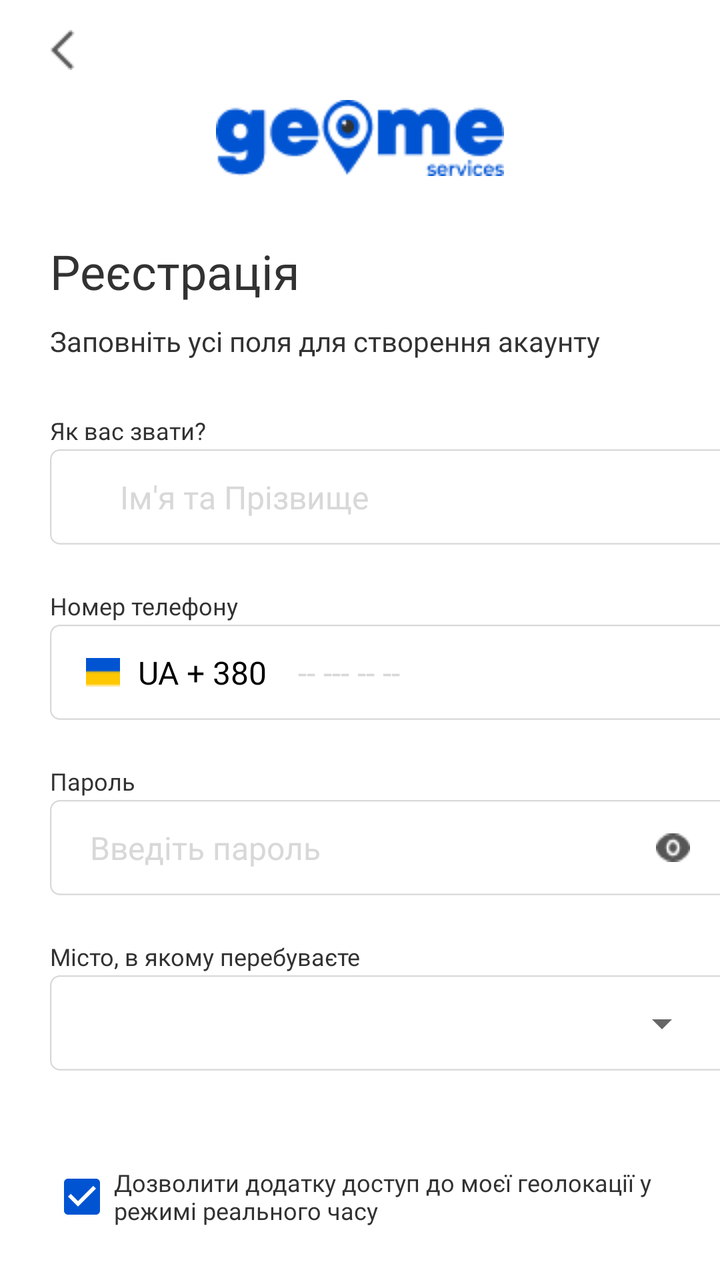
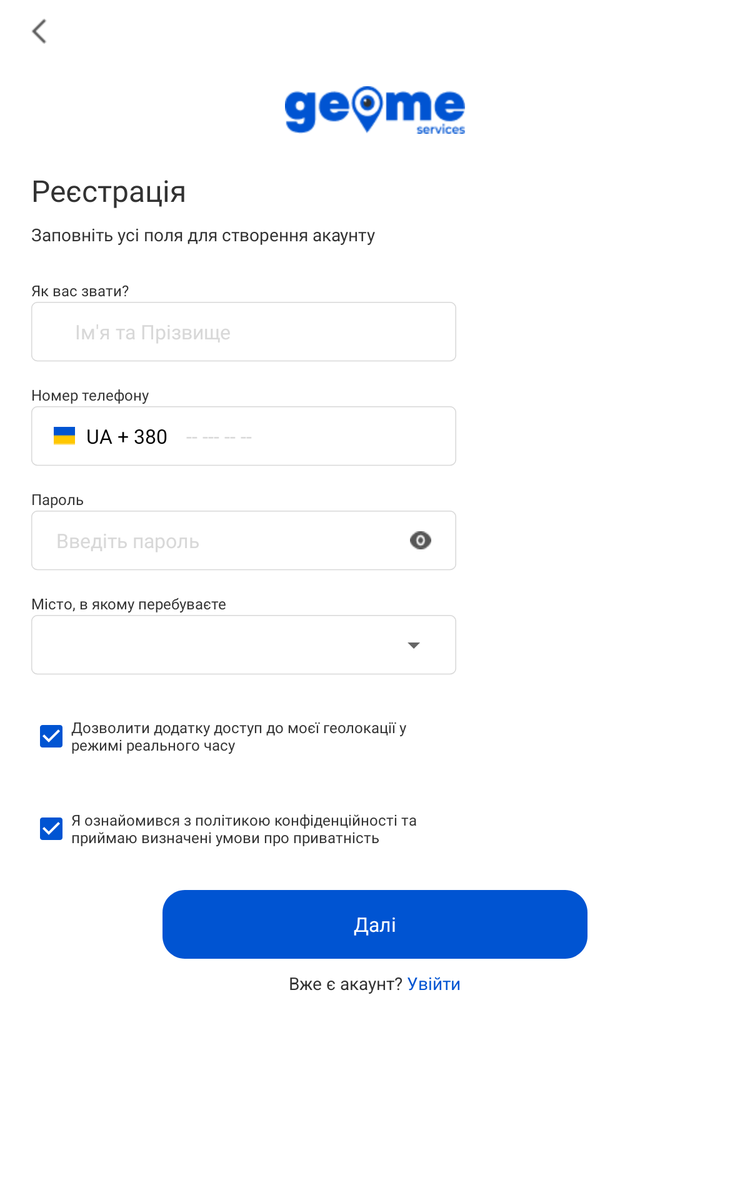

An Android layout and its configuration variant, each rendered on a device that would load it. The default file and the variant file are quoted in full after the pictures.
<!-- AndroidManifest.xml: application theme Theme.Geome -->
<!-- res/layout/activity_sign_up.xml -->
<?xml version="1.0" encoding="utf-8"?>
<LinearLayout xmlns:android="http://schemas.android.com/apk/res/android"
    xmlns:app="http://schemas.android.com/apk/res-auto"
    xmlns:tools="http://schemas.android.com/tools"
    android:layout_width="match_parent"
    android:layout_height="match_parent"
    android:orientation="vertical"
    tools:context=".SignUpActivity">

    <ImageView
        android:id="@+id/buttonBack"
        android:layout_width="wrap_content"
        android:layout_height="wrap_content"
        app:srcCompat="@drawable/next"
        android:layout_marginBottom="15dp"
        android:layout_gravity="start"
        android:layout_marginTop="15dp"
        android:layout_marginLeft="25dp"
        />

    <ImageView
        android:id="@+id/imageView"
        android:layout_width="wrap_content"
        android:layout_height="wrap_content"
        app:srcCompat="@drawable/logo"
        android:layout_marginBottom="22dp"
        android:layout_gravity="center"
        />

    <TextView
        android:id="@+id/textView"
        android:layout_width="340dp"
        android:layout_height="51dp"
        android:text="Реєстрація"
        android:fontFamily="@font/montserrat_bold"
        android:textColor="#323232"
        android:textSize="24dp"
        android:gravity="center_vertical"
        android:layout_marginLeft="25dp"/>

    <TextView
        android:id="@+id/textView2"
        android:layout_width="340dp"
        android:layout_height="46dp"
        android:fontFamily="@font/montserrat_regular"
        android:text="Заповніть усі поля для створення акаунту"
        style="@style/textView2"
        android:layout_marginLeft="25dp"
        />

    
    <LinearLayout
        xmlns:android="http://schemas.android.com/apk/res/android"
        android:layout_width="340.01dp"
        android:layout_height="wrap_content"
        android:layout_alignParentLeft="true"
        android:layout_marginLeft="25dp"
        android:layout_alignParentTop="true"
        android:orientation="vertical"
        android:layout_marginBottom="22dp">

        <TextView
            android:id="@+id/textView3"
            android:layout_width="340dp"
            android:layout_height="16.7dp"
            android:layout_alignParentLeft="true"
            android:layout_alignParentRight="true"
            android:layout_alignParentTop="true"
            android:layout_alignParentBottom="true"
            android:text="Як вас звати?"
            android:gravity="center_vertical"
            android:layout_marginBottom="1dp"
            style="@style/textViewTitle"
            />

        <FrameLayout
            android:layout_width="match_parent"
            android:layout_height="48dp">

            
            <ImageView
                android:layout_width="match_parent"
                android:layout_height="match_parent"
                android:background="@drawable/rectangle_1" />

            
            <EditText
                android:id="@+id/nameEditText"
                android:layout_width="310dp"
                android:layout_height="48dp"
                android:hint="Ім'я та Прізвище"
                android:textColorHint="#D8D8D8"
                android:textColor="#D8D8D8"
                android:layout_gravity="center"
                android:background="@null"
                android:layout_marginStart="20dp"
                style="@style/input"/>

        </FrameLayout>
    </LinearLayout>

    
    <LinearLayout
        xmlns:android="http://schemas.android.com/apk/res/android"
        android:layout_width="340dp"
        android:layout_height="wrap_content"
        android:layout_alignParentLeft="true"
        android:layout_marginLeft="25dp"
        android:layout_alignParentTop="true"
        android:orientation="vertical"
        android:layout_marginBottom="22dp">

        <TextView
            android:id="@+id/textView4"
            android:layout_width="340dp"
            android:layout_height="16.7dp"
            android:layout_alignParentLeft="true"
            android:layout_alignParentRight="true"
            android:layout_alignParentTop="true"
            android:layout_alignParentBottom="true"
            android:text="Номер телефону"
            android:gravity="center_vertical"
            android:layout_marginBottom="1dp"
            style="@style/textViewTitle"
            />

        <FrameLayout
            android:layout_width="match_parent"
            android:layout_height="match_parent">

            
            <ImageView
                android:layout_width="match_parent"
                android:layout_height="match_parent"
                android:background="@drawable/rectangle_1" />

            
            <LinearLayout
                android:layout_width="wrap_content"
                android:layout_height="wrap_content"
                android:layout_gravity="start|center_vertical"
                android:orientation="horizontal"
                android:layout_marginStart="18dp">

                <ImageView
                    android:id="@+id/group_36691"
                    android:layout_width="17dp"
                    android:layout_height="14.32dp"
                    android:background="@drawable/flag" />

            </LinearLayout>

            

            <TextView
                android:layout_width="wrap_content"
                android:layout_height="wrap_content"
                android:text="UA + 380"
                android:layout_marginStart="44dp"
                android:layout_gravity="center_vertical"
                style="@style/input"
                android:textColor="#000000"
                />

            <EditText
                android:id="@+id/phoneEditText"
                android:layout_width="220dp"
                android:layout_height="48dp"
                android:hint=" -- --- -- --"
                android:maxLength="9"
                android:inputType="number"
                android:textColorHint="#D8D8D8"
                android:textColor="#D8D8D8"
                android:background="@null"
                android:layout_gravity="center_vertical"
                android:layout_marginStart="120dp"
                style="@style/input"/>

        </FrameLayout>
    </LinearLayout>

    
    <LinearLayout
        xmlns:android="http://schemas.android.com/apk/res/android"
        android:layout_width="340dp"
        android:layout_height="wrap_content"
        android:layout_alignParentLeft="true"
        android:layout_marginLeft="25dp"
        android:layout_alignParentTop="true"
        android:orientation="vertical"
        android:layout_marginBottom="22dp">

        <TextView
            android:id="@+id/textView5"
            android:layout_width="340dp"
            android:layout_height="16.7dp"
            android:layout_alignParentLeft="true"
            android:layout_alignParentRight="true"
            android:layout_alignParentTop="true"
            android:layout_alignParentBottom="true"
            android:text="Пароль"
            android:gravity="center_vertical"
            android:layout_marginBottom="1dp"
            style="@style/textViewTitle"
            />

        <FrameLayout
            android:layout_width="match_parent"
            android:layout_height="match_parent">

            
            <ImageView
                android:layout_width="match_parent"
                android:layout_height="match_parent"
                android:background="@drawable/rectangle_1" />

            
            <EditText
                android:id="@+id/passwordEditText"
                android:layout_width="310dp"
                android:layout_height="48dp"
                android:hint="Введіть пароль"
                android:textColorHint="#D8D8D8"
                android:textColor="#D8D8D8"
                android:background="@null"
                android:layout_gravity="center_vertical"
                android:inputType="textPassword"
                android:password="true"
                android:layout_marginStart="20dp"
                style="@style/input"/>

            
            <LinearLayout
                android:layout_width="wrap_content"
                android:layout_height="wrap_content"
                android:layout_gravity="end|center_vertical"
                android:orientation="horizontal"
                android:layout_marginEnd="20dp">

                <ImageView
                    android:id="@+id/password_see"
                    android:layout_width="17dp"
                    android:layout_height="14.32dp"
                    android:background="@drawable/eye" />

            </LinearLayout>
        </FrameLayout>
    </LinearLayout>

    
    <LinearLayout
        xmlns:android="http://schemas.android.com/apk/res/android"
        android:layout_width="340dp"
        android:layout_height="wrap_content"
        android:layout_alignParentLeft="true"
        android:layout_marginLeft="25dp"
        android:layout_alignParentTop="true"
        android:orientation="vertical"
        android:layout_marginBottom="38.5dp">

        <TextView
            android:id="@+id/textView6"
            android:layout_width="340dp"
            android:layout_height="16.7dp"
            android:layout_alignParentLeft="true"
            android:layout_alignParentRight="true"
            android:layout_alignParentTop="true"
            android:layout_alignParentBottom="true"
            android:text="Місто, в якому перебуваєте"
            android:gravity="center_vertical"
            android:layout_marginBottom="1dp"
            style="@style/textViewTitle"
            />

        <FrameLayout
            android:layout_width="match_parent"
            android:layout_height="match_parent">

            
            <ImageView
                android:layout_width="match_parent"
                android:layout_height="match_parent"
                android:background="@drawable/rectangle_1" />

            
            <Spinner
                android:id="@+id/spinnerCity"
                android:layout_width="310dp"
                android:layout_height="48dp"
                android:layout_gravity="center_vertical"
                android:layout_marginStart="20dp"
                style="@style/SpinnerStyle"/>

        </FrameLayout>
    </LinearLayout>

    <CheckBox
        android:id="@+id/checkboxLocation"
        android:layout_width="340dp"
        android:layout_height="wrap_content"
        android:text="Дозволити додатку доступ до моєї геолокації у режимі реального часу"
        style="@style/textViewCheckbox"
        android:checked="true"
        android:buttonTint="#0054D2"
        android:layout_marginLeft="25dp"/>

    <CheckBox
        android:id="@+id/checkboxPrivatePolicy"
        android:layout_width="340dp"
        android:layout_height="wrap_content"
        android:text="Я ознайомився з політикою конфіденційності та приймаю визначені умови про приватність"
        style="@style/textViewCheckbox"
        android:checked="true"
        android:buttonTint="#0054D2"
        android:layout_marginLeft="25dp"
        android:layout_marginBottom="25dp"/>

    <FrameLayout
        android:layout_width="340dp"
        android:layout_height="55dp"
        android:layout_gravity="center"
        android:layout_marginBottom="10dp"
        >

        <ImageView
            android:layout_width="match_parent"
            android:layout_height="match_parent"
            android:background="@drawable/rectangle_2" />

        <TextView
            android:id="@+id/buttonNext"
            android:layout_width="340dp"
            android:layout_height="55dp"
            android:layout_alignParentLeft="true"
            android:layout_alignParentRight="true"
            android:layout_alignParentTop="true"
            android:layout_alignParentBottom="true"
            android:text="Далі"
            android:textAppearance="@style/button"
            android:gravity="center_horizontal|center_vertical"
            />
    </FrameLayout>

    <LinearLayout
        android:layout_width="wrap_content"
        android:layout_height="29dp"
        android:layout_gravity="center">

        <TextView
            android:id="@+id/textView8"
            android:layout_width="wrap_content"
            android:layout_height="wrap_content"
            android:text="Вже є акаунт?"
            style="@style/textView8"
            />

        <TextView
            android:id="@+id/buttonLogIn"
            android:layout_width="wrap_content"
            android:layout_height="wrap_content"
            android:text=" Увійти"
            style="@style/textViewLogIn"
            />
    </LinearLayout>

</LinearLayout>
<!-- resources referenced by this layout -->
<resources>
  <!-- drawable rectangle_1 (drawable) -->
  <vector
      xmlns:android="http://schemas.android.com/apk/res/android"
      xmlns:aapt="http://schemas.android.com/aapt"
      android:width="340.01dp"
      android:height="48dp"
      android:viewportWidth="340.01"
      android:viewportHeight="48"
      >
      <group>
          <clip-path
              android:pathData="M5 0H335.006C337.767 0 340.006 2.23858 340.006 5V42.5967C340.006 45.3582 337.767 47.5967 335.006 47.5967H5C2.23858 47.5967 0 45.3582 0 42.5967V5C0 2.23858 2.23858 0 5 0Z"/>
          <path
              android:pathData="M5 0H335.006C337.767 0 340.006 2.23858 340.006 5V42.5967C340.006 45.3582 337.767 47.5967 335.006 47.5967H5C2.23858 47.5967 0 45.3582 0 42.5967V5C0 2.23858 2.23858 0 5 0Z"
              android:strokeWidth="1.5"
              android:strokeColor="#D8D8D8"/>
      </group>
  </vector>
  <!-- drawable rectangle_2 (drawable) -->
  <vector
      xmlns:android="http://schemas.android.com/apk/res/android"
      xmlns:aapt="http://schemas.android.com/aapt"
      android:width="340dp"
      android:height="55dp"
      android:viewportWidth="340"
      android:viewportHeight="55"
      >
      <group>
          <clip-path
              android:pathData="M18 0H322C331.941 0 340 8.05887 340 18V37C340 46.9411 331.941 55 322 55H18C8.05887 55 0 46.9411 0 37V18C0 8.05887 8.05887 0 18 0Z"
              />
          <path
              android:pathData="M0 0V55H340V0"
              android:fillColor="#0054D2"
              />
      </group>
  </vector>
  <style name="SpinnerStyle" parent="Widget.AppCompat.Spinner">
          <item name="android:layout_gravity">start</item>
          <item name="android:textSize">16sp</item>
          <item name="android:textColor">#D8D8D8</item>
          <item name="android:fontFamily">@font/montserrat_regular</item>
      </style>
  <style name="button">
          <item name="android:textSize">16sp</item>
          <item name="android:textColor">#FFFFFF</item>
      </style>
  <style name="input">
          <item name="android:textSize">16sp</item>
          <item name="android:textColor">#D8D8D8</item>
          <item name="android:fontFamily">@font/montserrat_regular</item>
      </style>
  <style name="textView2">
          <item name="android:textSize">14sp</item>
          <item name="android:textColor">#323232</item>
          <item name="android:fontFamily">@font/montserrat_regular</item>
      </style>
  <style name="textView8">
          <item name="android:textSize">14sp</item>
          <item name="android:textColor">#323232</item>
      </style>
  <style name="textViewCheckbox">
          <item name="android:textSize">12sp</item>
          <item name="android:textColor">#323232</item>
          <item name="android:fontFamily">@font/montserrat_regular</item>
      </style>
  <style name="textViewLogIn">
          <item name="android:textSize">14sp</item>
          <item name="android:textColor">#0054D2</item>
          <item name="android:fontFamily">@font/montserrat_bold</item>
      </style>
  <style name="textViewTitle">
          <item name="android:textSize">12sp</item>
          <item name="android:textColor">#323232</item>
          <item name="android:fontFamily">@font/montserrat_bold</item>
      </style>
  <style name="Theme.Geome" parent="Theme.MaterialComponents.DayNight.NoActionBar">
          
          <item name="colorPrimary">@color/purple_500</item>
          <item name="colorPrimaryVariant">@color/purple_700</item>
          <item name="colorOnPrimary">@color/white</item>
          
          <item name="colorSecondary">@color/teal_200</item>
          <item name="colorSecondaryVariant">@color/teal_700</item>
          <item name="colorOnSecondary">@color/black</item>
          
          <item name="android:statusBarColor">?attr/colorPrimaryVariant</item>
          
      </style>
  <color name="purple_500">#FF6200EE</color>
  <color name="purple_700">#FF3700B3</color>
  <color name="white">#FFFFFFFF</color>
  <color name="teal_200">#FF03DAC5</color>
  <color name="teal_700">#FF018786</color>
  <color name="black">#FF000000</color>
</resources>
<!-- res/layout-h750dp/activity_sign_up.xml (the repository's variant of the layout above) -->
<!-- drawn on a 7-inch tablet held upright -->
<?xml version="1.0" encoding="utf-8"?>
<androidx.constraintlayout.widget.ConstraintLayout xmlns:android="http://schemas.android.com/apk/res/android"
    xmlns:tools="http://schemas.android.com/tools"
    xmlns:app="http://schemas.android.com/apk/res-auto"
    android:layout_width="match_parent"
    android:layout_height="match_parent">

    <LinearLayout
        android:layout_width="match_parent"
        android:layout_height="wrap_content"
        android:layout_weight="1"
        android:orientation="vertical"
        app:layout_constraintEnd_toEndOf="parent"
        app:layout_constraintStart_toStartOf="parent"
        app:layout_constraintTop_toTopOf="parent">

        <ImageView
            android:id="@+id/buttonBack"
            android:layout_width="wrap_content"
            android:layout_height="wrap_content"
            android:layout_gravity="start"
            android:layout_marginLeft="25dp"
            android:layout_marginTop="15dp"
            android:layout_marginBottom="34dp"
            app:srcCompat="@drawable/next" />

        <ImageView
            android:id="@+id/imageView"
            android:layout_width="wrap_content"
            android:layout_height="wrap_content"
            android:layout_gravity="center"
            android:layout_marginBottom="20dp"
            app:srcCompat="@drawable/logo" />

        <TextView
            android:id="@+id/textView"
            android:layout_width="340dp"
            android:layout_height="51dp"
            android:layout_marginLeft="25dp"
            android:fontFamily="@font/montserrat_bold"
            android:gravity="center_vertical"
            android:text="Реєстрація"
            android:textColor="#323232"
            android:textSize="24dp" />

        <TextView
            android:id="@+id/textView2"
            style="@style/textView2"
            android:layout_width="340dp"
            android:layout_height="46dp"
            android:layout_marginLeft="25dp"
            android:fontFamily="@font/montserrat_regular"
            android:text="Заповніть усі поля для створення акаунту" />

        
        <LinearLayout xmlns:android="http://schemas.android.com/apk/res/android"
            android:layout_width="340.01dp"
            android:layout_height="wrap_content"
            android:layout_alignParentLeft="true"
            android:layout_alignParentTop="true"
            android:layout_marginLeft="25dp"
            android:layout_marginBottom="18dp"
            android:orientation="vertical">

            <TextView
                android:id="@+id/textView3"
                style="@style/textViewTitle"
                android:layout_width="340dp"
                android:layout_height="16.7dp"
                android:layout_alignParentLeft="true"
                android:layout_alignParentTop="true"
                android:layout_alignParentRight="true"
                android:layout_alignParentBottom="true"
                android:layout_marginBottom="1dp"
                android:gravity="center_vertical"
                android:text="Як вас звати?" />

            <FrameLayout
                android:layout_width="match_parent"
                android:layout_height="48dp">

                
                <ImageView
                    android:layout_width="match_parent"
                    android:layout_height="match_parent"
                    android:background="@drawable/rectangle_1" />

                
                <EditText
                    android:id="@+id/nameEditText"
                    style="@style/input"
                    android:layout_width="310dp"
                    android:layout_height="48dp"
                    android:layout_gravity="center"
                    android:layout_marginStart="20dp"
                    android:background="@null"
                    android:hint="Ім'я та Прізвище"
                    android:textColor="#D8D8D8"
                    android:textColorHint="#D8D8D8" />

            </FrameLayout>
        </LinearLayout>

        
        <LinearLayout xmlns:android="http://schemas.android.com/apk/res/android"
            android:layout_width="340dp"
            android:layout_height="wrap_content"
            android:layout_alignParentLeft="true"
            android:layout_alignParentTop="true"
            android:layout_marginLeft="25dp"
            android:layout_marginBottom="18dp"
            android:orientation="vertical">

            <TextView
                android:id="@+id/textView4"
                style="@style/textViewTitle"
                android:layout_width="340dp"
                android:layout_height="16.7dp"
                android:layout_alignParentLeft="true"
                android:layout_alignParentTop="true"
                android:layout_alignParentRight="true"
                android:layout_alignParentBottom="true"
                android:layout_marginBottom="1dp"
                android:gravity="center_vertical"
                android:text="Номер телефону" />

            <FrameLayout
                android:layout_width="match_parent"
                android:layout_height="match_parent">

                
                <ImageView
                    android:layout_width="match_parent"
                    android:layout_height="match_parent"
                    android:background="@drawable/rectangle_1" />

                
                <LinearLayout
                    android:layout_width="wrap_content"
                    android:layout_height="wrap_content"
                    android:layout_gravity="start|center_vertical"
                    android:layout_marginStart="18dp"
                    android:orientation="horizontal">

                    <ImageView
                        android:id="@+id/group_36691"
                        android:layout_width="17dp"
                        android:layout_height="14.32dp"
                        android:background="@drawable/flag" />

                </LinearLayout>

                

                <TextView
                    style="@style/input"
                    android:layout_width="wrap_content"
                    android:layout_height="wrap_content"
                    android:layout_gravity="center_vertical"
                    android:layout_marginStart="44dp"
                    android:text="UA + 380"
                    android:textColor="#000000" />

                <EditText
                    android:id="@+id/phoneEditText"
                    style="@style/input"
                    android:layout_width="220dp"
                    android:layout_height="48dp"
                    android:layout_gravity="center_vertical"
                    android:layout_marginStart="120dp"
                    android:background="@null"
                    android:hint=" -- --- -- --"
                    android:inputType="number"
                    android:maxLength="9"
                    android:textColor="#D8D8D8"
                    android:textColorHint="#D8D8D8" />

            </FrameLayout>
        </LinearLayout>

        
        <LinearLayout xmlns:android="http://schemas.android.com/apk/res/android"
            android:layout_width="340dp"
            android:layout_height="wrap_content"
            android:layout_alignParentLeft="true"
            android:layout_alignParentTop="true"
            android:layout_marginLeft="25dp"
            android:layout_marginBottom="18dp"
            android:orientation="vertical">

            <TextView
                android:id="@+id/textView5"
                style="@style/textViewTitle"
                android:layout_width="340dp"
                android:layout_height="16.7dp"
                android:layout_alignParentLeft="true"
                android:layout_alignParentTop="true"
                android:layout_alignParentRight="true"
                android:layout_alignParentBottom="true"
                android:layout_marginBottom="1dp"
                android:gravity="center_vertical"
                android:text="Пароль" />

            <FrameLayout
                android:layout_width="match_parent"
                android:layout_height="match_parent">

                
                <ImageView
                    android:layout_width="match_parent"
                    android:layout_height="match_parent"
                    android:background="@drawable/rectangle_1" />

                
                <EditText
                    android:id="@+id/passwordEditText"
                    style="@style/input"
                    android:layout_width="310dp"
                    android:layout_height="48dp"
                    android:layout_gravity="center_vertical"
                    android:layout_marginStart="20dp"
                    android:background="@null"
                    android:hint="Введіть пароль"
                    android:inputType="textPassword"
                    android:password="true"
                    android:textColor="#D8D8D8"
                    android:textColorHint="#D8D8D8" />

                
                <LinearLayout
                    android:layout_width="wrap_content"
                    android:layout_height="wrap_content"
                    android:layout_gravity="end|center_vertical"
                    android:layout_marginEnd="20dp"
                    android:orientation="horizontal">

                    <ImageView
                        android:id="@+id/password_see"
                        android:layout_width="17dp"
                        android:layout_height="14.32dp"
                        android:background="@drawable/eye" />

                </LinearLayout>
            </FrameLayout>
        </LinearLayout>

        
        <LinearLayout xmlns:android="http://schemas.android.com/apk/res/android"
            android:layout_width="340dp"
            android:layout_height="wrap_content"
            android:layout_alignParentLeft="true"
            android:layout_alignParentTop="true"
            android:layout_marginLeft="25dp"
            android:layout_marginBottom="25dp"
            android:orientation="vertical">

            <TextView
                android:id="@+id/textView6"
                style="@style/textViewTitle"
                android:layout_width="340dp"
                android:layout_height="16.7dp"
                android:layout_alignParentLeft="true"
                android:layout_alignParentTop="true"
                android:layout_alignParentRight="true"
                android:layout_alignParentBottom="true"
                android:layout_marginBottom="1dp"
                android:gravity="center_vertical"
                android:text="Місто, в якому перебуваєте" />

            <FrameLayout
                android:layout_width="match_parent"
                android:layout_height="match_parent">

                
                <ImageView
                    android:layout_width="match_parent"
                    android:layout_height="match_parent"
                    android:background="@drawable/rectangle_1" />

                
                <Spinner
                    android:id="@+id/spinnerCity"
                    style="@style/SpinnerStyle"
                    android:layout_width="310dp"
                    android:layout_height="48dp"
                    android:layout_gravity="center_vertical"
                    android:layout_marginStart="20dp" />

            </FrameLayout>
        </LinearLayout>

        <CheckBox
            android:id="@+id/checkboxLocation"
            style="@style/textViewCheckbox"
            android:layout_width="340dp"
            android:layout_height="wrap_content"
            android:layout_marginLeft="25dp"
            android:buttonTint="#0054D2"
            android:checked="true"
            android:layout_marginBottom="26dp"
            android:text="Дозволити додатку доступ до моєї геолокації у режимі реального часу" />

        <CheckBox
            android:id="@+id/checkboxPrivatePolicy"
            style="@style/textViewCheckbox"
            android:layout_width="340dp"
            android:layout_height="wrap_content"
            android:layout_marginLeft="25dp"
            android:layout_marginBottom="25dp"
            android:buttonTint="#0054D2"
            android:checked="true"
            android:text="Я ознайомився з політикою конфіденційності та приймаю визначені умови про приватність" />

        <FrameLayout
            android:layout_width="340dp"
            android:layout_height="55dp"
            android:layout_gravity="center"
            android:layout_marginBottom="10dp">

            <ImageView
                android:layout_width="match_parent"
                android:layout_height="match_parent"
                android:background="@drawable/rectangle_2" />

            <TextView
                android:id="@+id/buttonNext"
                android:layout_width="340dp"
                android:layout_height="55dp"
                android:layout_alignParentLeft="true"
                android:layout_alignParentTop="true"
                android:layout_alignParentRight="true"
                android:layout_alignParentBottom="true"
                android:gravity="center_horizontal|center_vertical"
                android:text="Далі"
                android:textAppearance="@style/button" />
        </FrameLayout>

        <LinearLayout
            android:layout_width="wrap_content"
            android:layout_height="29dp"
            android:layout_gravity="center">

            <TextView
                android:id="@+id/textView8"
                style="@style/textView8"
                android:layout_width="wrap_content"
                android:layout_height="wrap_content"
                android:text="Вже є акаунт?" />

            <TextView
                android:id="@+id/buttonLogIn"
                style="@style/textViewLogIn"
                android:layout_width="wrap_content"
                android:layout_height="wrap_content"
                android:text=" Увійти" />
        </LinearLayout>
    </LinearLayout>

</androidx.constraintlayout.widget.ConstraintLayout>
